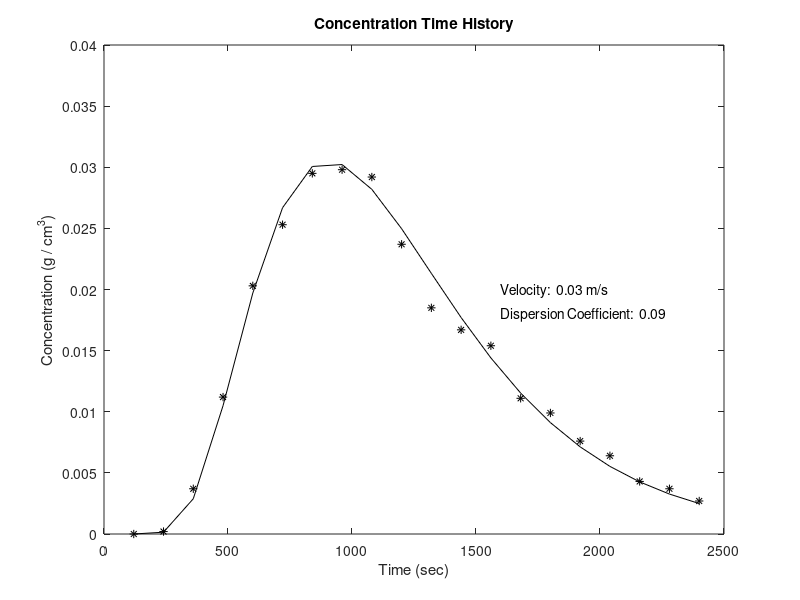

MATLAB code to generate this figure:
%Julie Harrow
%1.020 PSet 5: Problem 1

%Inputs
Xs = 30; %cm height of soil column
A = 10; %cm^2 cross sectional area of soil column
Ms = 10; %g initial mass of tracer
t = 120:120:2400; %seconds
conc = [0.0000 0.0002 0.0037 0.0112 0.0203 0.0253 0.0295...
    0.0298 0.0292 0.0237 0.0185 0.0167 0.0154 0.0111 0.0099...
    0.0076 0.0064 0.0043 0.0037 0.0027];  %measured concentrations

%Trial and Error Values
V = .03; %velocity (m/s)
D = .09; %dispersion coefficient
x_average =  V.*t;

Sx = 2*D.*t;
C = zeros(1,length(t));

for i = 1:length(t)
    exponentialTerm = -((Xs - x_average(i))^2)/(2*Sx(i));
    C(i) = (Ms/A)/(sqrt(2*pi*Sx(i)))* exp(exponentialTerm);
end

%Plot Measurements
figure
plot(t,conc,'k*')
hold on
plot(t,C,'k')
title('Concentration Time History')
xlabel('Time (sec)')
ylabel('Concentration (g / cm^3)')
text(1600,.02,'Velocity:  0.03 m/s')
text(1600,.018,'Dispersion Coefficient:  0.09')